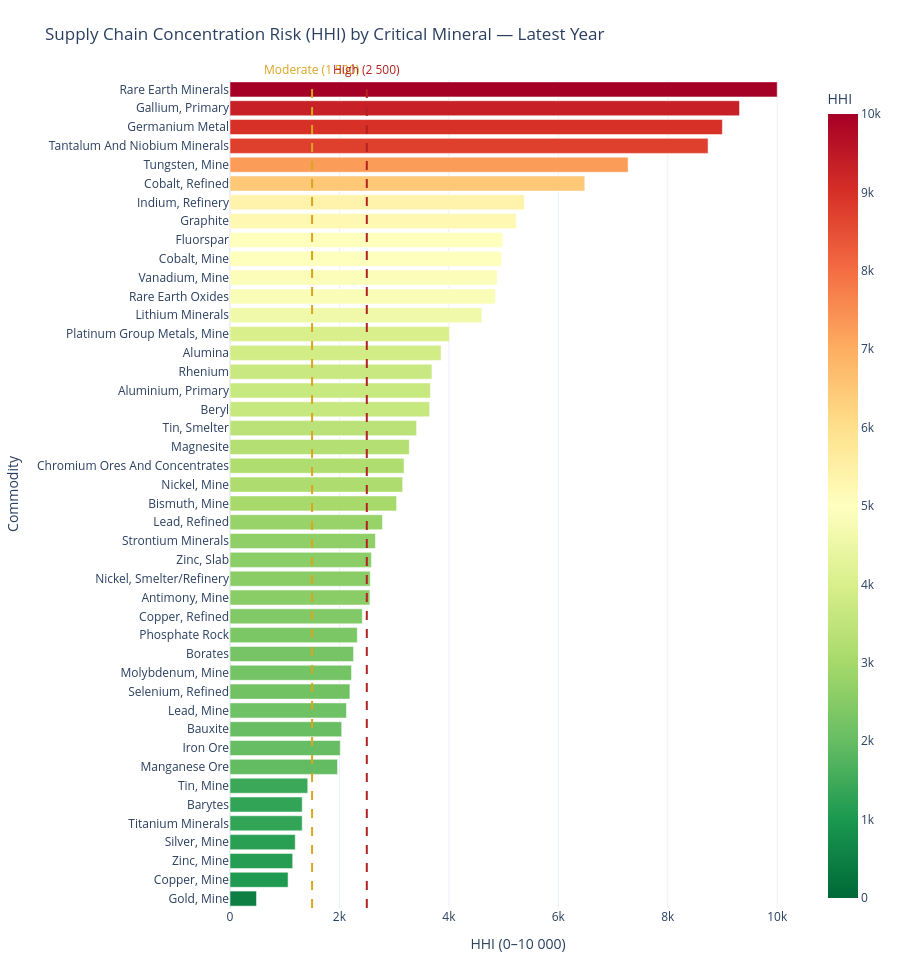

Notebook cell for this chart:
### Markdown cell above
## 4. Latest-Year HHI — Horizontal Bar Chart

Using the most recent year available for each commodity, we rank all commodities by their HHI.
Vertical reference lines at **1 500** (moderate) and **2 500** (high) help interpret the bars.

### Code cell
# Most recent year per commodity
latest_year_per_commodity = hhi_series.groupby("commodity")["year"].max().reset_index()
hhi_latest = hhi_series.merge(latest_year_per_commodity, on=["commodity", "year"])
hhi_latest = hhi_latest.sort_values("hhi", ascending=True).reset_index(drop=True)

fig_bar = px.bar(
    hhi_latest,
    x="hhi",
    y="commodity",
    orientation="h",
    color="hhi",
    color_continuous_scale="RdYlGn_r",
    range_color=[0, 10000],
    title="Supply Chain Concentration Risk (HHI) by Critical Mineral — Latest Year",
    labels={"hhi": "HHI (0–10 000)", "commodity": "Commodity"},
    template=TEMPLATE,
    height=max(500, len(hhi_latest) * 22),
)

# Reference lines
for x_val, label, colour in [
    (HHI_MODERATE, "Moderate (1 500)", "goldenrod"),
    (HHI_HIGH,     "High (2 500)",     "firebrick"),
]:
    fig_bar.add_vline(
        x=x_val,
        line_dash="dash",
        line_color=colour,
        annotation_text=label,
        annotation_position="top",
        annotation_font_color=colour,
    )

fig_bar.update_coloraxes(showscale=True, colorbar_title="HHI")
fig_bar.update_layout(margin=dict(l=200, r=60, t=80, b=60))
fig_bar.show()

### Figure 1 — Plotly figure (JSON) as saved in the notebook; plotly's stock layout.template omitted (floating-point values rounded to 4 significant figures)
{"data": [{"hovertemplate": "HHI (0–10 000)=%{marker.color}<br>Commodity=%{y}<extra></extra>", "legendgroup": "", "marker": {"color": [484.1, 1061.0, 1145.0, 1192.0, 1319.0, 1320.0, 1421.0, 1965.0, 2015.0, 2041.0, 2128.0, 2191.0, 2221.0, 2258.0, 2326.0, 2418.0, 2556.0, 2563.0, 2584.0, 2658.0, 2786.0, 3045.0, 3156.0, 3181.0, 3276.0, 3410.0, 3649.0, 3662.0, 3690.0, 3857.0, 4009.0, 4601.0, 4853.0, 4882.0, 4962.0, 4988.0, 5232.0, 5377.0, 6484.0, 7276.0, 8737.0, 8998.0, 9311.0, 10000.0], "coloraxis": "coloraxis", "pattern": {"shape": ""}}, "name": "", "orientation": "h", "showlegend": false, "textposition": "auto", "type": "bar", "x": [484.1, 1061.0, 1145.0, 1192.0, 1319.0, 1320.0, 1421.0, 1965.0, 2015.0, 2041.0, 2128.0, 2191.0, 2221.0, 2258.0, 2326.0, 2418.0, 2556.0, 2563.0, 2584.0, 2658.0, 2786.0, 3045.0, 3156.0, 3181.0, 3276.0, 3410.0, 3649.0, 3662.0, 3690.0, 3857.0, 4009.0, 4601.0, 4853.0, 4882.0, 4962.0, 4988.0, 5232.0, 5377.0, 6484.0, 7276.0, 8737.0, 8998.0, 9311.0, 10000.0], "xaxis": "x", "y": ["Gold, Mine", "Copper, Mine", "Zinc, Mine", "Silver, Mine", "Titanium Minerals", "Barytes", "Tin, Mine", "Manganese Ore", "Iron Ore", "Bauxite", "Lead, Mine", "Selenium, Refined", "Molybdenum, Mine", "Borates", "Phosphate Rock", "Copper, Refined", "Antimony, Mine", "Nickel, Smelter/Refinery", "Zinc, Slab", "Strontium Minerals", "Lead, Refined", "Bismuth, Mine", "Nickel, Mine", "Chromium Ores And Concentrates", "Magnesite", "Tin, Smelter", "Beryl", "Aluminium, Primary", "Rhenium", "Alumina", "Platinum Group Metals, Mine", "Lithium Minerals", "Rare Earth Oxides", "Vanadium, Mine", "Cobalt, Mine", "Fluorspar", "Graphite", "Indium, Refinery", "Cobalt, Refined", "Tungsten, Mine", "Tantalum And Niobium Minerals", "Germanium Metal", "Gallium, Primary", "Rare Earth Minerals"], "yaxis": "y"}], "layout": {"annotations": [{"font": {"color": "goldenrod"}, "showarrow": false, "text": "Moderate (1 500)", "x": 1500, "xanchor": "center", "xref": "x", "y": 1, "yanchor": "bottom", "yref": "y domain"}, {"font": {"color": "firebrick"}, "showarrow": false, "text": "High (2 500)", "x": 2500, "xanchor": "center", "xref": "x", "y": 1, "yanchor": "bottom", "yref": "y domain"}], "barmode": "relative", "coloraxis": {"cmax": 10000, "cmin": 0, "colorbar": {"title": {"text": "HHI"}}, "colorscale": [[0, "rgb(0,104,55)"], [0.1, "rgb(26,152,80)"], [0.2, "rgb(102,189,99)"], [0.3, "rgb(166,217,106)"], [0.4, "rgb(217,239,139)"], [0.5, "rgb(255,255,191)"], [0.6, "rgb(254,224,139)"], [0.7, "rgb(253,174,97)"], [0.8, "rgb(244,109,67)"], [0.9, "rgb(215,48,39)"], [1, "rgb(165,0,38)"]], "showscale": true}, "height": 968, "legend": {"tracegroupgap": 0}, "margin": {"b": 60, "l": 200, "r": 60, "t": 80}, "shapes": [{"line": {"color": "goldenrod", "dash": "dash"}, "type": "line", "x0": 1500, "x1": 1500, "xref": "x", "y0": 0, "y1": 1, "yref": "y domain"}, {"line": {"color": "firebrick", "dash": "dash"}, "type": "line", "x0": 2500, "x1": 2500, "xref": "x", "y0": 0, "y1": 1, "yref": "y domain"}], "title": {"text": "Supply Chain Concentration Risk (HHI) by Critical Mineral — Latest Year"}, "xaxis": {"anchor": "y", "domain": [0, 1], "title": {"text": "HHI (0–10 000)"}}, "yaxis": {"anchor": "x", "domain": [0, 1], "title": {"text": "Commodity"}}}}
